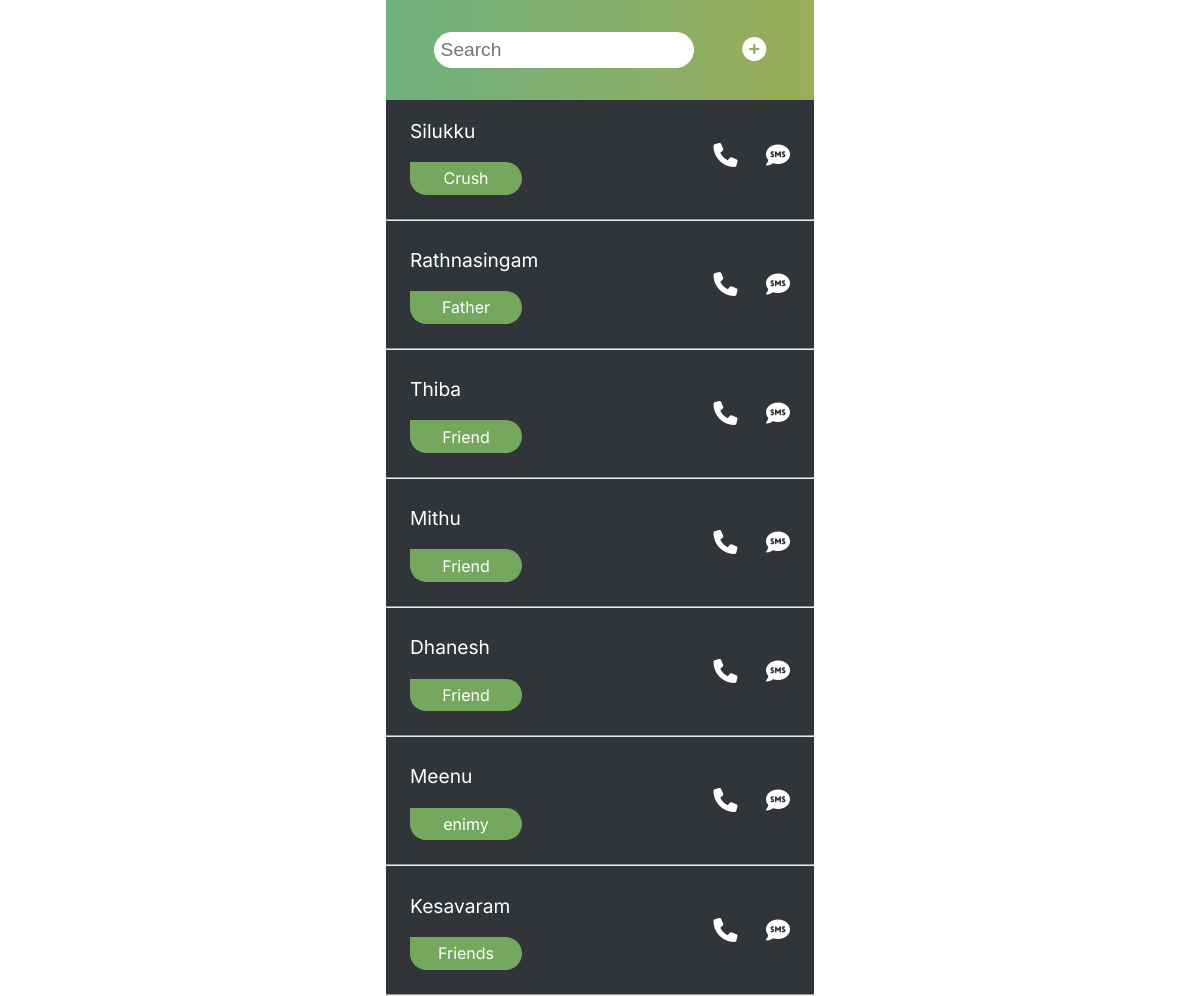
The page / on the database its author committed.
### contactApp/models.py (models this page shows, shortened)
class Contact(models.Model):
    full_name=models.CharField(max_length=100)
    relationship=models.CharField(max_length=50)
    email=models.EmailField(max_length=254)
    phone_number=models.CharField(max_length=20)
    address=models.CharField(max_length=100)

### contactApp/views.py (the view)
# urls.py: path('',views.index,name='index'),
def index(request):
    context=Contact.objects.all()
    search_input=request.GET.get('search-area')
    if search_input:
        context=Contact.objects.filter(full_name__icontains=search_input)
    else:
        context=Contact.objects.all()
    return render(request,'index.html',{'context':context})

### templates/index.html (shortened to what this page needs)
{% load static %}
<!DOCTYPE html>
<html>
<head>
    <link rel="stylesheet" type="text/css" href="{% static 'style.css' %}">
</head>
<body>
    <div class="container">
        <header class="header">
            <form class="search-bar" method='GET'>
                <input type="search-name" class="contact-search" name="search-area" placeholder="Search">
            </form>
            <a href="add"><i class="fas fa-plus-circle add"></i></a>
        </header>
        <section class="contacts-library">
            <ul class="contacts-list">
                {% for cont in context reversed %}
                <a href="{% url 'profile' cont.id %}">
                    <div class="contact-section">
                        <li class="list__item">
                            <p class="contact-name">{{cont.full_name | title}}</p>
                            <p class="relationship">{{cont.relationship }}</p>
                        </li>
                        <li class="list__item">
                            <i class="fas fa-phone"></i>
                            <i class="fas fa-sms text"></i>
                        </li>
                    </div>
                </a>
                <hr> {% endfor %}
            </ul>
        </section>
    </div>
</body>
</html>

### static/style.css (style rules this page uses)
body { font-family: 'Inter', sans-serif; margin: 0; }
.container { max-width: 428px; margin: 0 auto; background-color: #313438; height: 100vh; }
a { text-decoration: none; }
.header { display: flex; justify-content: space-evenly; color: #fff; background: linear-gradient(90deg, rgba(111,177,127,1) 0%, rgba(154,173,89,1) 100%); padding: 2em 0; align-items: center; }
.contact-search { font-size: 1.2em; padding:.3em .3em; border-radius: 100px; border:1px solid white; outline: none; }
.contacts-library { background: #313438; }
.add { color: #fff; font-size: 1.5em; }
i { color: #fff; font-size: 1.5em; }
.contact-name { color: #fff; font-size: 1.2em; }
ul { margin: 0; padding: 0; width: 100%; }
hr { border: 1px solicontactd #494a4b; }
.list__item { list-style: none; }
.relationship { color: #fff; width: 6em; text-align: center; padding: .4em .5em; border-radius: 100px; border-top-left-radius: 0; background-color: #75A85E; }
.contact-section { display: flex; justify-content: space-between; align-items: center; padding: 0 1.5em; transition: 0.3s; }
.text { padding-left: 1em; }

### rows shown on the page
Contact: full_name "Silukku", relationship "Crush"
Contact: full_name "Rathnasingam", relationship "Father"
Contact: full_name "Thiba", relationship "Friend"
Contact: full_name "Mithu", relationship "Friend"
Contact: full_name "Dhanesh", relationship "Friend"
Contact: full_name "Meenu", relationship "enimy"
Contact: full_name "Kesavaram", relationship "Friends"
